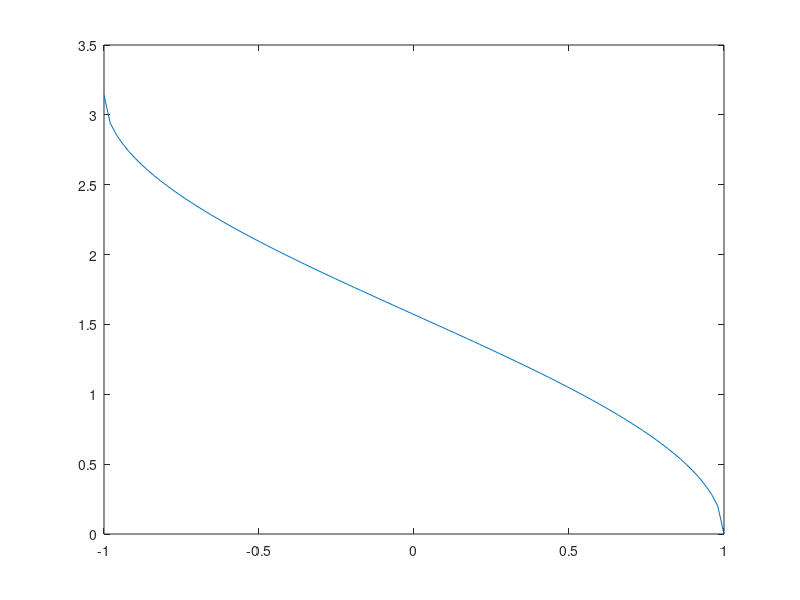

Write MATLAB code to recreate this figure.
% Regression test function (black box) for acos
% This function is autogenerated by helpgen.py
function bbtest_success = bbtest_mathfunctions_acos
  bbtest_success = 1;
NumErrors = 0;
try
  t = linspace(-1,1);
catch
  NumErrors = NumErrors + 1;
end
try
  plot(t,acos(t))
catch
  NumErrors = NumErrors + 1;
end
try
  mprint('acosplot');
catch
  NumErrors = NumErrors + 1;
end
if (NumErrors ~= 0) bbtest_success = 0; return; end
